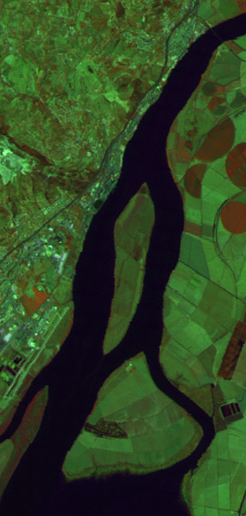
#> input picture lsat01.tif, 246 x 516 px
$ python main.py
#> lines starting #> are read from the running program, lines starting #| are printed output that depends on the picture; after the words box and inside, x2 and y2 are one past the last pixel; in counts of white or black regions, pixels touching at a corner belong together
# -*- coding: utf-8 -*-
"""
Created on Thu Dec 15 15:56:53 2022

Projeto 2 de Processamento Digital de Imagem (MEGE 2022-23)

@author: Mário Amaral
"""

import numpy as np
from imageio.v3 import imread
from matplotlib import pyplot as plt
from skimage.morphology import rectangle, disk, dilation, erosion
from skimage.segmentation import watershed
from scipy import ndimage

#%% 1. Obtenção da imagem binária do leito do rio (riverbed)

"""
Definem-se as duas funções para obter reconstrução geodésica e reconstrução
geodésica dual, utilizadas mais abaixo
"""

def reconst(mask, marker):
    a = 1
    ee = rectangle(3,3)
    while a!=0:
        D = dilation(marker,ee)
        R = np.minimum(mask.astype(float), D.astype(float))
        a = np.count_nonzero(marker != R)
        marker = np.copy(R)
    return R


def reconst_dual(mask, marker):
    a = 1
    ee = rectangle(3,3)
    while a!=0:
        E = erosion(marker,ee)
        R = np.maximum(mask.astype(float), E.astype(float))
        a = np.count_nonzero(marker != R)
        marker = np.copy(R)
    return R


Img = imread('lsat01.tif')
#> Img is the input picture: shape (516, 246, 3); mean R, G, B 46.9, 69.2, 34.4
Img_red = Img[:,:,0] #canal vermelho é o que melhor isola a forma do rio

"""
Para destacar o leito do rio e tornar mais fácil a limiarização aplica-se uma
reconstrução geodésica dual com base numa região "escura" do rio (posição 352,81)
"""
x = 352
y = 81
h = np.ones(Img_red.shape)*255
h[x, y] = Img_red[x, y]
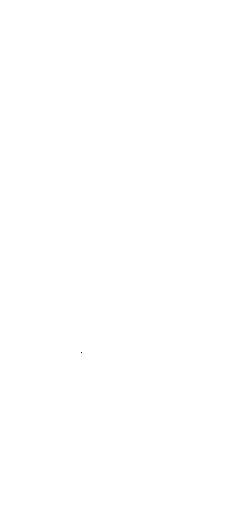
#> h: shape (516, 246) float64; values 11 (black) and 255 (white), 100% white; black in thin lines or dots, all inside (x1, y1, x2, y2) = (81, 352, 82, 353)

Img_red_rec = reconst_dual(Img_red, h)
#> the loop in reconst_dual, `while a!=0:` made 496 passes
#> a on passes 1 to 3: 8, 16, 25

"""
Aplica-se uma erosão para remover conjuntos de pixels isolados que dariam origem
a "ilhas" não desejadas na segmentação
"""

Img_red_rec = erosion(Img_red_rec, rectangle(3,3))
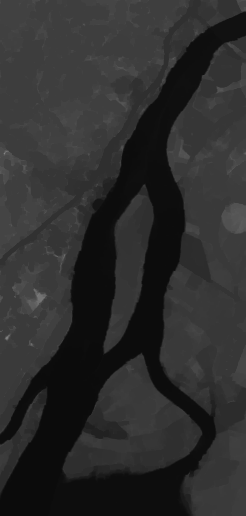
#> Img_red_rec: shape (516, 246) float64; min 11, max 133, mean 45

"""
A análise do histograma permite identificar a gama de frequencias correspondentes
à zona escura do leito do rio

"""
hist, _ = np.histogram(Img_red_rec, bins=256, range=(0, 256))
#> hist = 256 values, max 10406 at index 12, min 0 at index 0, mean 495.8

plt.figure(figsize = (16,9))
plt.suptitle("1. Obtenção da imagem binária do leito do rio (riverbed)")
plt.subplot(131); plt.plot(hist,'gray'); plt.title('1. Histograma lsta01.tif (canal R) ')

t_lower = 10 #limiar inferior
t_upper = 20 #limiar superior

riverbed_bin = np.logical_and(Img_red_rec > t_lower, Img_red_rec < t_upper)
#> riverbed_bin: shape (516, 246) bool; 27.2% white; 1 white region, box (x1, y1, x2, y2) and area: (0, 13, 246, 516) 34479

distance = ndimage.distance_transform_edt(riverbed_bin)
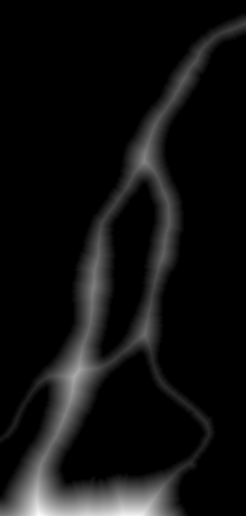
#> distance: shape (516, 246) float64; min 0, max 43.42, mean 2.9; drawn with min black and max white

"""
Determinada a função distância, podemos usar as reconstrução dual para obter
os mínimos regionais que basicamente definem as cinco zonas de terra em torno
do rio que pretendemos segmentar
"""
h = distance + 1
ee = disk(1)

min_reg = (reconst_dual(distance.astype(float), h) - distance) > 0
#> the loop in reconst_dual (call 2), `while a!=0:` made 2 passes
#> a on passes 1 to 2: 34479, 0

"""
Obtemos os marcadores para cada uma das zonas
"""
markers, _  = ndimage.label(min_reg)
#> markers: shape (516, 246) int32; 6 distinct labels, from 0 to 5

"""
A transformação de watershed segmenta as zonas de acordo com os marcados dos
mínimos regionais. Por erosão podemos obter as linhas de separação das zonas que
ficam equidistantes entre as "zonas de terra", produzindo a linha média do rio
"""

Ws = watershed(distance, markers)
#> Ws: shape (516, 246) int32; 5 distinct labels, from 1 to 5
Ws_lines = (Ws - erosion(Ws, ee)) > 0
#> Ws_lines: shape (516, 246) bool; 0.81% white in thin lines or dots

plt.subplot(132); plt.imshow(Img); plt.title('Imagem lsat01.tif')
plt.subplot(133); plt.imshow(Ws_lines*255 + Img_red, 'gray'); plt.title('linha média do rio')

#%% 2. Limiarização da imagem ik02_1.tif pelo método de Otsu

Img = imread('ik02_1.tif')
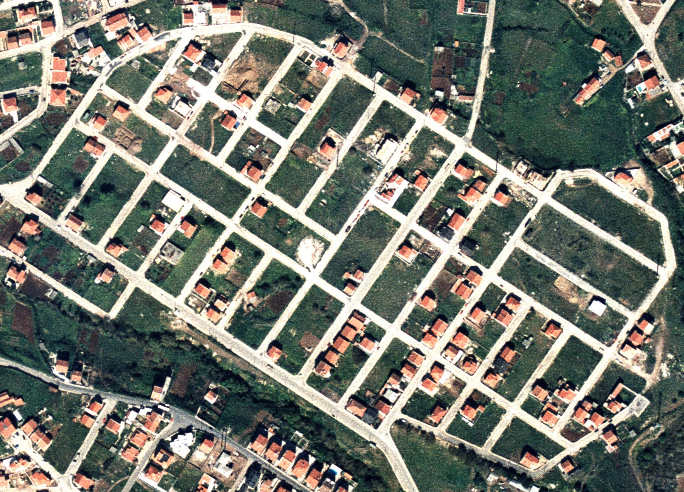
#> input picture ik02_1.tif, 684 x 492 px
#> Img is the input picture: shape (492, 684, 3); mean R, G, B 116.7, 120.1, 110.7
Img_red = Img[:, :, 0]
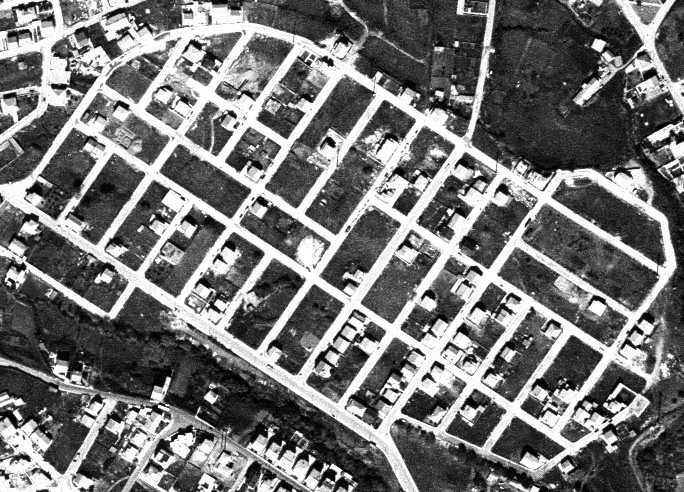
#> Img_red: shape (492, 684); min 0, max 255, mean 116.7

hist, bin_edges = np.histogram(Img_red, bins=256, range=(0, 256))
#> hist = 256 values, max 15797 at index 254, min 350 at index 0, mean 1314.6; bin_edges = 257 values from 0 to 256

"""
Com base no histgrama do canal R da imagem, vamos percorrer cada valor de
frequência t para determinar a respetiva variância var2 = sigma ao quadrado.
Os valores de var2 são registados num array. No loop temos.

hist_e/hist_d: histograma à esquerda/direita de t
w_e/w_d: peso à esquerda/direita de t
mean_e/mean_d: média à esquerda/direita de t
var2_e/var2_d: variância à esquerda/direita de t
"""

var2 = np.zeros(hist.shape)
#> var2 = 256 values from 0 to 0

for t in range(len(hist)):

    hist_e = hist[0:t]
    hist_d = hist[t:len(hist)]

    w_e = np.sum(hist_e)/np.sum(hist)
    w_d = np.sum(hist_d)/np.sum(hist)

    if np.sum(hist_e) == 0:  #é necessário criar uma exceção para a divisão por zero
        mean_e = 0.
    else: mean_e = np.sum([i * p for i, p in enumerate(hist_e)])/np.sum(hist_e)

    mean_d = np.sum([i * p for i, p in enumerate(hist_d, t)])/np.sum(hist_d)

    if np.sum(hist_e) == 0: #é necessário criar uma exceção para a divisão por zero
        var2_e = 0.
    else: var2_e = np.sum([(i - mean_e)**2 * p for i, p in enumerate(hist_e)])/np.sum(hist_e)

    var2_d = np.sum([(i - mean_d)**2 * p for i, p in enumerate(hist_d, t)])/np.sum(hist_d)

    var2[t] = w_e * var2_e + w_d * var2_d
#> this loop made 256 passes
#> (hist_e, w_e, w_d, mean_e, mean_d, var2_e, var2_d) on passes 2 to 8: ([350], 0.00104, 0.999, 0, 116.8, 0, 7347.9), ([350, 365], 0.00212, 0.998, 0.51, 117, 0.25, 7341.3), ([350, 365, 493], 0.00359, 0.996, 1.12, 117.1, 0.684, 7332.7), ([350, 365, 493, 617], 0.00542, 0.995, 1.75, 117.3, 1.24, 7322.1), ([350, 365, 493, 617, 713], 0.00754, 0.992, 2.39, 117.6, 1.91, 7310.3), ([350, 365, 493, 617, 713, 828], 0.01, 0.99, 3.03, 117.9, 2.71, 7296.9), ([350, 365, 493, 617, 713, 828, 830], 0.0125, 0.988, 3.62, 118.1, 3.58, 7283.8)
#> (w_e, w_d, mean_e, mean_d, var2_e, var2_d) on passes 1, 13, 14, 15, 16, 17: (0, 1, 0, 116.7, 0, 7354.5), (0.0268, 0.973, 6.51, 119.7, 10.01, 7213), (0.0299, 0.97, 7.07, 120.1, 11.75, 7199.1), (0.033, 0.967, 7.64, 120.4, 13.68, 7184.9), (0.036, 0.964, 8.16, 120.8, 15.58, 7172.3), (0.0393, 0.961, 8.73, 121.1, 17.88, 7158.3)
#> after the loop, var2 = 256 values, max 7354.5 at index 0, min 1027 at index 144, mean 2820.9

"""
t_otsu: threshold de otsu dado pela posição no array do valor mínimo de var2
"""
t_otsu = np.argmin(var2)
#> t_otsu = 144

Img_otsu = Img_red > t_otsu
#> Img_otsu: shape (492, 684) bool; 33.8% white; 779 white regions (693 under 20 px), largest, box (x1, y1, x2, y2) and area: (0, 0, 677, 492) 90454, (0, 357, 201, 492) 8660, (188, 428, 334, 492) 3514

plt.figure(figsize = (16,9))
plt.suptitle("2. Limiarização da imagem ik02_1.tif pelo método de Otsu")
plt.subplot(141); plt.imshow(Img); plt.title('Imagem ik02.tif')
plt.subplot(142); plt.plot(hist); plt.title('Histograma ik02.tif (Canal R)')
plt.subplot(143); plt.plot(var2); plt.title('variância')
plt.subplot(143); plt.plot(t_otsu, var2[t_otsu], 'ro'); plt.annotate('t_otsu = ' + str(t_otsu), (t_otsu + 10, var2[t_otsu]), color = 'red')
plt.annotate('min', xy=(t_otsu, 1), xytext=(3, 1.5), arrowprops=dict(facecolor='black', shrink=0.05))
plt.subplot(144); plt.imshow(Img_otsu, 'gray'); plt.title('threshold Otsu')

#%% 3. Limiarização da imagem ik02_1.tif pelo método da máxima distância

"""
O código para determinação do valor de threshold que corresponde à distância
máxima entre histograma e uma linha reta que une os respetivos pontos máximo e
mínimo é definida numa função get_tdmax
Os dois pontos de definição da reta são:
    x1, y1 = pico máximo do histograma
    x2, y2 = primeiro valor do histograma com valor zero
"""

def get_tdmax(hist):

    xmax = np.where(hist == np.max(hist))[0][0]
    ymax = hist[xmax]

    x1 = xmax
    y1 = ymax

    x2 = np.where(hist == 0)[0][0]
    y2 = hist[x2]

    a1 = (y2-y1)/(x2-x1)
    b1 = y1 - a1 * x1

    a2 = -1 / a1
    b2 = np.zeros((256)); x = np.copy(b2); y = np.copy(b2); d = np.copy(b2)

    for i in range(xmax, 256):
        b2[i] = hist[i] - a2 * i
        x[i] = (b2[i] - b1) / (a1 - a2)
        y[i] = a2 * (b2[i] - b1) /(a1 - a2) + b2[i]
        d[i] = np.sqrt(((x[i] - i)**2 + (y[i] - hist[i])**2))

    return np.argmax(d)


Img = imread('ik02_1.tif')
Img_r = Img[:, :, 0]
Img_g = Img[:, :, 1]
Img_b = Img[:, :, 2]

"""
Por tentativas sucessivas, cheguei à conclusão que a melhor forma de isolar
as casas é começando por subtrair as bandas vermelha (r) e azul (b).
Temos de ter o cuidado de trabalhar com floats na subtração para evitar os
erros de arredondamento ao trabalhar com int
"""

Img_d = np.abs(Img_r.astype(float) - Img_b.astype(float))
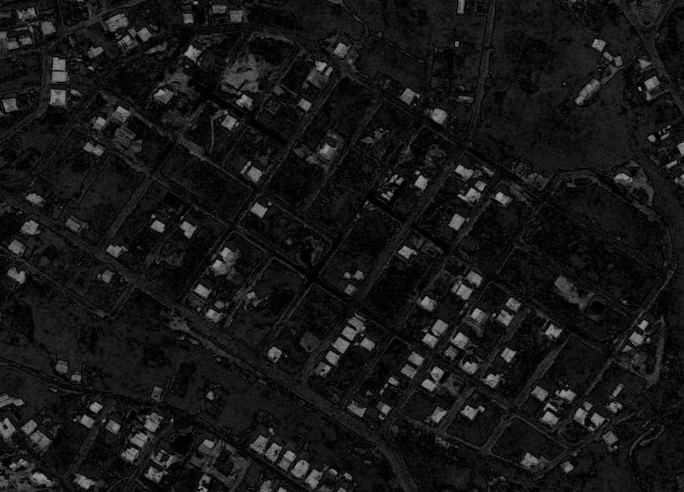
#> Img_d: shape (492, 684) float64; min 0, max 163, mean 22.2

"""
O histograma com que vamos trabalhar será então o histograma das diferenças
entre estas bandas
"""

hist_d, _ = np.histogram(Img_d, bins=256, range=(0, 256))
#> hist_d = 256 values, max 11196 at index 18, min 0 at index 156, mean 1314.6

tdmax = get_tdmax(hist_d) #threshold dado pela distância máxima
#> in get_tdmax, `xmax = np.where(hist == np.max(hist))[0][0]`: xmax = 18
#> in get_tdmax, `ymax = hist[xmax]`: ymax = 11196
#> in get_tdmax, `x1 = xmax`: x1 = 18
#> in get_tdmax, `y1 = ymax`: y1 = 11196
#> in get_tdmax, `x2 = np.where(hist == 0)[0][0]`: x2 = 156
#> in get_tdmax, `y2 = hist[x2]`: y2 = 0
#> in get_tdmax, `a1 = (y2-y1)/(x2-x1)`: a1 = -81.13
#> in get_tdmax, `b1 = y1 - a1 * x1`: b1 = 12656.3
#> in get_tdmax, `a2 = -1 / a1`: a2 = 0.0123
#> after the loop in get_tdmax, `for i in range(xmax, 256):`: b2 = 256 values, max 11195.8 at index 18, min -3.14 at index 255, mean 655; d = 256 values, max 99.13 at index 43, min 0 at index 0, mean 48.7; x = 256 values, max 156 at index 255, min 0 at index 0, mean 136.9; y = 256 values, max 11196 at index 18, min -1.22 at index 255, mean 656.7
#> tdmax = 43

"""
Da limiarização pelo tdmax, obtemos uma imagem binária limiarizada da diferença
entre as bandas: Img_d_t
"""

Img_d_t = Img_d > tdmax
#> Img_d_t: shape (492, 684) bool; 9.4% white; 1457 white regions (1237 under 20 px), largest, box (x1, y1, x2, y2) and area: (0, 458, 57, 492) 775, (221, 54, 262, 93) 770, (209, 247, 239, 276) 413

"""
Aplicamos esta imagem limiarizada Img_d_t como 'máscara' binária nas três
bandas rgb da imagem original e assim obteremos uma limiarização em 24-bit que
conterá uma representação dos telhados das casas
"""

Img_t = np.uint8(np.zeros(Img.shape))
Img_t[:, :, 0] = Img_r * Img_d_t
Img_t[:, :, 1] = Img_g * Img_d_t
Img_t[:, :, 2] = Img_b * Img_d_t

plt.figure(figsize = (16,9))
plt.suptitle("3. Representação telhados na imagem ik02_1.tif pelo método da máx distância")

plt.subplot(131); plt.imshow(Img); plt.title('ik02_1.tif')
plt.subplot(132); plt.plot(hist_d, color = 'black'); plt.title('hist diferença entre bandas r e b')
plt.subplot(132); plt.plot(tdmax, hist_d[tdmax], 'ro'); plt.annotate('tdmax = ' + str(tdmax), (tdmax + 10, hist_d[tdmax]), color = 'red')
plt.subplot(133); plt.imshow(Img_t); plt.title('casas')
#> figure, not shown here; panel 1: curve peaks at x = 12, y = 10406
#> figure, not shown here; panel 2: curve peaks at x = 254, y = 15797; panel 3: curve peaks at x = 0, y = 7354.5
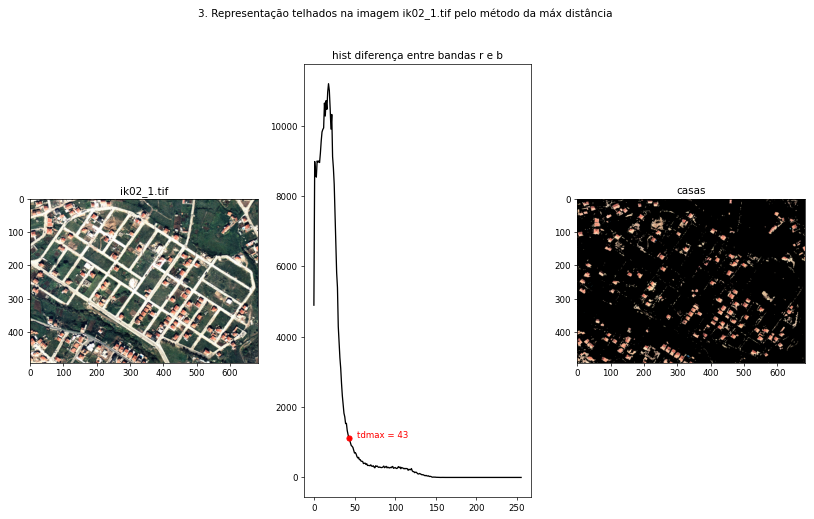
#> figure drawn by matplotlib, 3 panels; panel 2: curve peaks at x = 18, y = 11196
